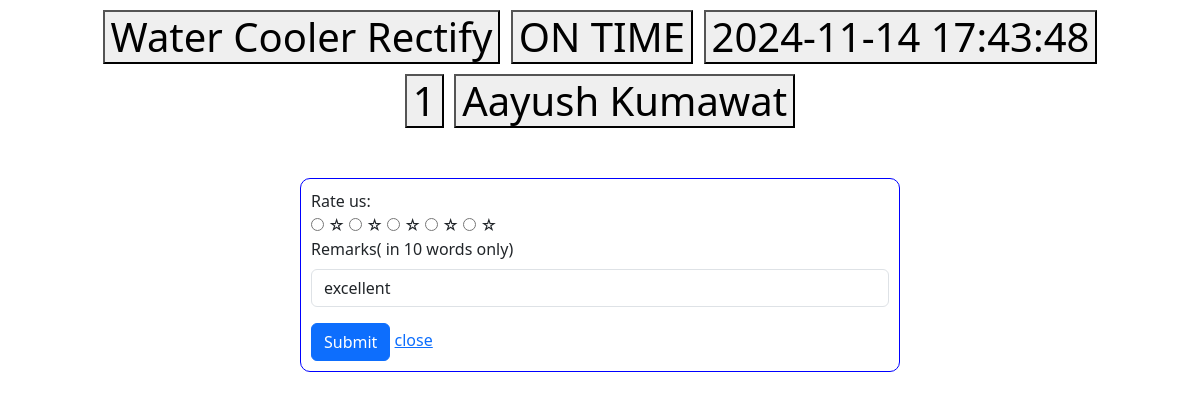
Page /customer/1/Aayush Kumawat/services/edit_review on the committed database.
### models.py (models this page shows)
class Services(db.Model):
    id = db.Column(db.Integer, primary_key=True)
    c_id = db.Column(db.Integer, db.ForeignKey('category.id'),nullable=False)    #category fk
    name = db.Column(db.String(64), nullable=False)
    base_price = db.Column(db.Integer , nullable=False)
    description = db.Column(db.String(64), nullable=False)
    professional = db.relationship("Professional", backref = 'services',cascade = "all,delete",lazy = True)
    running = db.relationship("Running", backref = 'services',cascade = "all,delete",lazy = True)

class Running(db.Model):
    id = db.Column(db.Integer, primary_key=True)
    u_id = db.Column(db.Integer, db.ForeignKey('user.id'), nullable= False)  #it must be not unique as we store all data , back or present.
    s_id = db.Column(db.Integer, db.ForeignKey('services.id') , nullable=False)
    p_id = db.Column(db.Integer, db.ForeignKey('professional.id'),default='Null')
    c_id = db.Column(db.Integer, db.ForeignKey('category.id') , nullable=False)
    date_time_created = db.Column(db.DateTime, nullable=False)
    date_time_closed = db.Column(db.DateTime, nullable=True)
    ratings = db.Column(db.String(64), nullable=False, default=0)
    status = db.Column(db.String(64), nullable=False, default='pending')
    remarks = db.Column(db.String(64), default=None)

class Professional(db.Model):
    id = db.Column(db.Integer, primary_key=True)
    email = db.Column(db.String(32), unique=True,nullable=False)
    name = db.Column(db.String(64), nullable=False)
    password = db.Column(db.String(256), nullable=False)
    description = db.Column(db.String(256), nullable=False)
    category = db.Column(db.String(256),db.ForeignKey('category.id'), nullable=False )  #category is cid consider
    s_id = db.Column(db.String(256),db.ForeignKey('services.id'), nullable=False )
    address = db.Column(db.String(64), nullable=False)
    experience = db.Column(db.String(64), nullable=False)
    pincode = db.Column(db.Integer , nullable=False)
    rating = db.Column(db.String(10), default = 'New Professional')
    status = db.Column(db.Integer , nullable=False)
    running = db.relationship("Running", backref = 'professional',cascade = "all,delete",lazy = True)

### routes.py (the view)
@app.route('/customer/<id>/<user>/services/edit_review',methods = ['GET','POST'])
def edit_service_review(id,user):
    service = Running.query.filter_by(u_id=id,status = 'closed').first()  #only closed service extract
    if request.method == 'POST':
        service.ratings = request.form.get('rating')  #rating is in str in database Running
        service.remarks = request.form.get('remarks')
        db.session.commit()
        return redirect(url_for('all_customer_services',uid=id,user=user))
    return render_template('customer_remarks.html',user=user,uid = id, service = service ,action = 'edit_review' )

### templates/customer_remarks.html (shortened to what this page needs)
{% extends 'layout.html' %}
{% block content %}
<div class="display-1 fs-1 text center">
  <button>{{service.services.name}}</button>
  <button>{{service.services.description}} </button>
  <button>{{service.date_time_created}} </button>
</div>
<div class="display-1 fs-1 text center">
  <button>{{service.professional.id}} </button>
  <button>{{service.professional.name}} </button>
</div>
<div>
  <form class="input_form" action="/customer/{{uid}}/{{user}}/services/{{action}}" method='POST'>
    <label for="rating">Rate us:</label>
    <div class="rating">
      <input type="radio" id="star1" name="rating" value="1" />
      <label for="star1" title="1 star">☆</label>
      <input type="radio" id="star2" name="rating" value="2" />
      <label for="star2" title="2 stars">☆</label>
      <input type="radio" id="star3" name="rating" value="3" />
      <label for="star3" title="3 stars">☆</label>
      <input type="radio" id="star4" name="rating" value="4" />
      <label for="star4" title="4 stars">☆</label>
      <input type="radio" id="star5" name="rating" value="5" required />
      <label for="star5" title="5 stars">☆</label>
    </div>
    <div class="mb-3">
      <label for="remarks" class="form-label">Remarks( in 10 words only)</label>
      {% if action=='close' %}
      <input type="text"  class="form-control" name="remarks" id="remarks" placeholder="Your Review" required>
      {% else %}
      <input type="text" value={{service.remarks}} class="form-control" name="remarks" id="remarks" >
      {% endif %}
    </div>
    <button type="submit" class="btn btn-primary">Submit</button>
    <a href="/customer/{{uid}}/{{user}}/services" type="button" >close</a>
  </form>
</div>
{% endblock %}

### static/styles/style.css (style rules this page uses)
* { margin: 0px; }
.input_form { border: 1px solid blue; width: 600px; height: auto; margin: auto; margin-top: 50px; padding: 10px; border-radius: 10px; font-size: 16px; text-align: justify; }
.center { text-align: center; margin: auto; margin-top: 10px; color: rgb(5, 5, 110); }

### rows in the picture
Services: services.name "Water Cooler Rectify", services.description "ON TIME"
Running: date_time_created "2024-11-14 17:43:48"
Professional: professional.id "1", professional.name "Aayush Kumawat"
